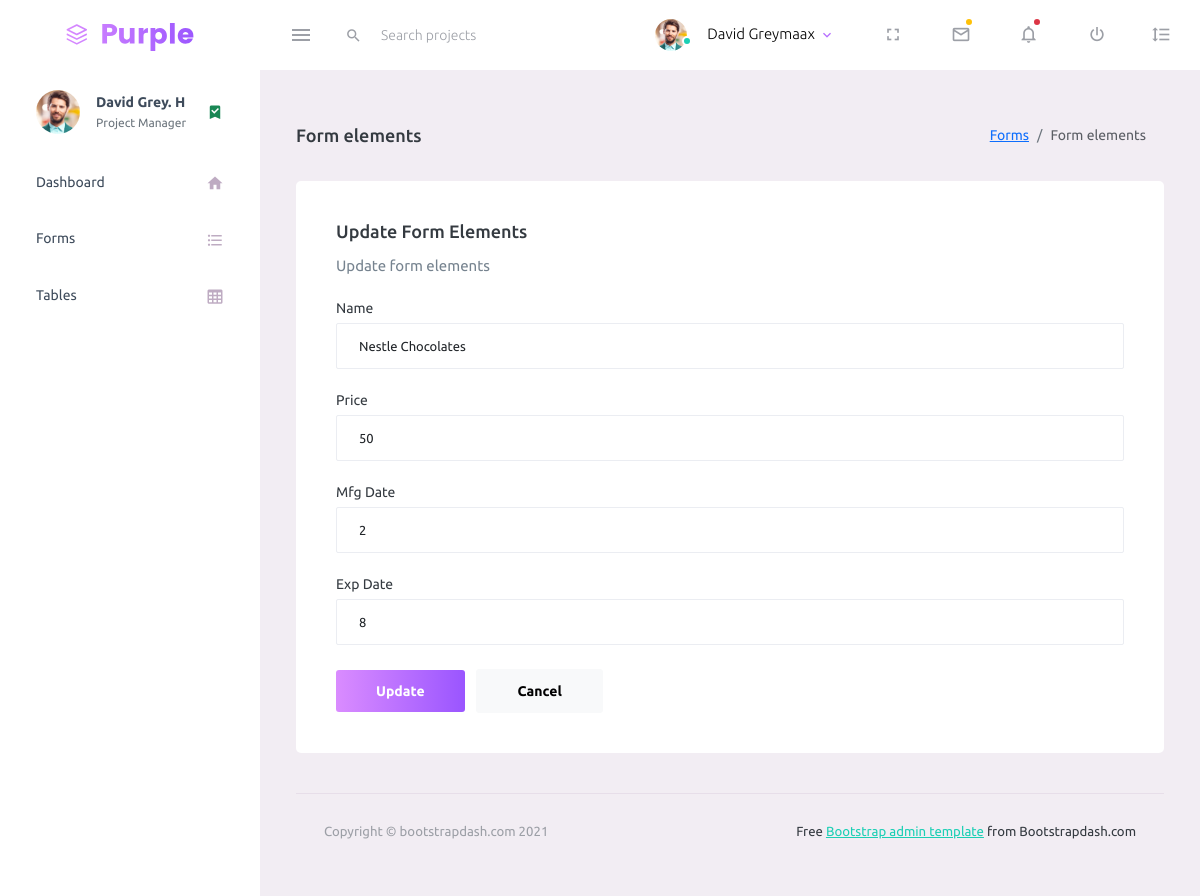
Screenshot of /pages/tables/produpdate.php?z=2 with the database file from the repository.
### tables this page shows
CREATE TABLE `product` (
  `id` int(11) NOT NULL,
  `name` varchar(256) NOT NULL,
  `price` int(11) NOT NULL,
  `mfg_date` int(11) NOT NULL,
  `exp_date` int(11) NOT NULL
);

### pages/tables/produpdate.php (the view, shortened to what this page needs)
<?php
$x = $_GET['z'];
?>
<?php
$con = mysqli_connect("localhost","root","","dashboard");
$sql1 = "select * from product where id=$x";
$res = mysqli_query($con,$sql1);
$rw = mysqli_fetch_row($res);
?>
<!DOCTYPE html>
<html lang="en">
  <head>
    <link rel="stylesheet" href="../../assets/vendors/mdi/css/materialdesignicons.min.css">
    <link rel="stylesheet" href="../../assets/vendors/css/vendor.bundle.base.css">
    <link rel="stylesheet" href="../../assets/css/style.css">
  </head>
  <body>
    <div class="container-scroller">
      <nav class="navbar default-layout-navbar col-lg-12 col-12 p-0 fixed-top d-flex flex-row">
        <div class="text-center navbar-brand-wrapper d-flex align-items-center justify-content-center">
          <a class="navbar-brand brand-logo" href="../../index.html"><img src="../../assets/images/logo.svg" alt="logo" /></a>
        </div>
        <div class="navbar-menu-wrapper d-flex align-items-stretch">
          <button class="navbar-toggler navbar-toggler align-self-center" type="button" data-toggle="minimize">
            <span class="mdi mdi-menu"></span>
          </button>
          <div class="search-field d-none d-md-block">
            <form class="d-flex align-items-center h-100" action="#">
              <div class="input-group">
                <div class="input-group-prepend bg-transparent">
                  <i class="input-group-text border-0 mdi mdi-magnify"></i>
                </div>
                <input type="text" class="form-control bg-transparent border-0" placeholder="Search projects">
              </div>
            </form>
          </div>
          <ul class="navbar-nav navbar-nav-right">
            <li class="nav-item nav-profile dropdown">
              <a class="nav-link dropdown-toggle" id="profileDropdown" href="#" data-bs-toggle="dropdown" aria-expanded="false">
                <div class="nav-profile-img">
                  <img src="../../assets/images/faces/face1.jpg" alt="image">
                  <span class="availability-status online"></span>
                </div>
                <div class="nav-profile-text">
                  <p class="mb-1 text-black">David Greymaax</p>
                </div>
              </a>
            </li>
            <li class="nav-item d-none d-lg-block full-screen-link">
              <a class="nav-link">
                <i class="mdi mdi-fullscreen" id="fullscreen-button"></i>
              </a>
            </li>
            <li class="nav-item dropdown">
              <a class="nav-link count-indicator dropdown-toggle" id="messageDropdown" href="#" data-bs-toggle="dropdown" aria-expanded="false">
                <i class="mdi mdi-email-outline"></i>
                <span class="count-symbol bg-warning"></span>
              </a>
            </li>
            <li class="nav-item dropdown">
              <a class="nav-link count-indicator dropdown-toggle" id="notificationDropdown" href="#" data-bs-toggle="dropdown">
                <i class="mdi mdi-bell-outline"></i>
                <span class="count-symbol bg-danger"></span>
              </a>
            </li>
            <li class="nav-item nav-logout d-none d-lg-block">
              <a class="nav-link" href="#">
                <i class="mdi mdi-power"></i>
              </a>
            </li>
            <li class="nav-item nav-settings d-none d-lg-block">
              <a class="nav-link" href="#">
                <i class="mdi mdi-format-line-spacing"></i>
              </a>
            </li>
          </ul>
        </div>
      </nav>
      <div class="container-fluid page-body-wrapper">
        <nav class="sidebar sidebar-offcanvas" id="sidebar">
          <ul class="nav">
            <li class="nav-item nav-profile">
              <a href="#" class="nav-link">
                <div class="nav-profile-image">
                  <img src="../../assets/images/faces/face1.jpg" alt="profile">
                </div>
                <div class="nav-profile-text d-flex flex-column">
                  <span class="font-weight-bold mb-2">David Grey. H</span>
                  <span class="text-secondary text-small">Project Manager</span>
                </div>
                <i class="mdi mdi-bookmark-check text-success nav-profile-badge"></i>
              </a>
            </li>
            <li class="nav-item">
              <a class="nav-link" href="../../index.php">
                <span class="menu-title">Dashboard</span>
                <i class="mdi mdi-home menu-icon"></i>
              </a>
            </li>
            <li class="nav-item">
              <a class="nav-link" href="../../pages/forms/prodform.php">
                <span class="menu-title">Forms</span>
                <i class="mdi mdi-format-list-bulleted menu-icon"></i>
              </a>
            </li>
            <li class="nav-item">
              <a class="nav-link" href="../../pages/tables/prodtable.php">
                <span class="menu-title">Tables</span>
                <i class="mdi mdi-table-large menu-icon"></i>
              </a>
            </li>
          </ul>
        </nav>
        <div class="main-panel">
          <div class="content-wrapper">
            <div class="page-header">
              <h3 class="page-title"> Form elements </h3>
              <nav aria-label="breadcrumb">
                <ol class="breadcrumb">
                  <li class="breadcrumb-item"><a href="#">Forms</a></li>
                  <li class="breadcrumb-item active" aria-current="page">Form elements</li>
                </ol>
              </nav>
            </div>
            <div class="row">
              <div class="col-12 grid-margin stretch-card">
                <div class="card">
                  <div class="card-body">
                    <h4 class="card-title">Update form elements</h4>
                    <p class="card-description"> Update form elements </p>
                    <form class="forms-sample" method="post">
                      <div class="form-group">
                        <label for="exampleInputName1">Name</label>
                        <input type="text" class="form-control" id="exampleInputName1" placeholder="Enter your Name" name="name" value="<?php echo $rw[1];?>">
                      </div>
                      <div class="form-group">
                        <label for="exampleInputprice1">Price</label>
                        <input type="text" class="form-control" id="exampleInputprice1" placeholder="amount" name="price" value="<?php echo $rw[2];?>">
                      </div>
                      <div class="form-group">
                        <label for="exampleInputmfg_date1">Mfg Date</label>
                        <input type="text" class="form-control" id="exampleInputmfg_date1" placeholder="MfgDate of product" name="mfg_date" value="<?php echo $rw[3];?>">
                      </div>
                      <div class="form-group">
                        <label for="exampleInputexp_date1">Exp Date</label>
                        <input type="text" class="form-control" id="exampleInputexp_date1" placeholder="ExpDate of product" name="exp_date" value="<?php echo $rw[4];?>">
                      </div>
                      <button type="submit" class="btn btn-gradient-primary me-2" name="btn">Update</button>
                      <button class="btn btn-light">Cancel</button>
                    </form>
                  </div>
                </div>
              </div>
            </div>
          <footer class="footer">
            <div class="container-fluid d-flex justify-content-between">
              <span class="text-muted d-block text-center text-sm-start d-sm-inline-block">Copyright © bootstrapdash.com 2021</span>
              <span class="float-none float-sm-end mt-1 mt-sm-0 text-end"> Free <a href="https://www.bootstrapdash.com/bootstrap-admin-template/" target="_blank">Bootstrap admin template</a> from Bootstrapdash.com</span>
            </div>
          </footer>
        </div>
      </div>
    </div>
  </body>
</html>

### rows the page displays
product: name "Nestle Chocolates", price "50", mfg_date "2", exp_date "8"
